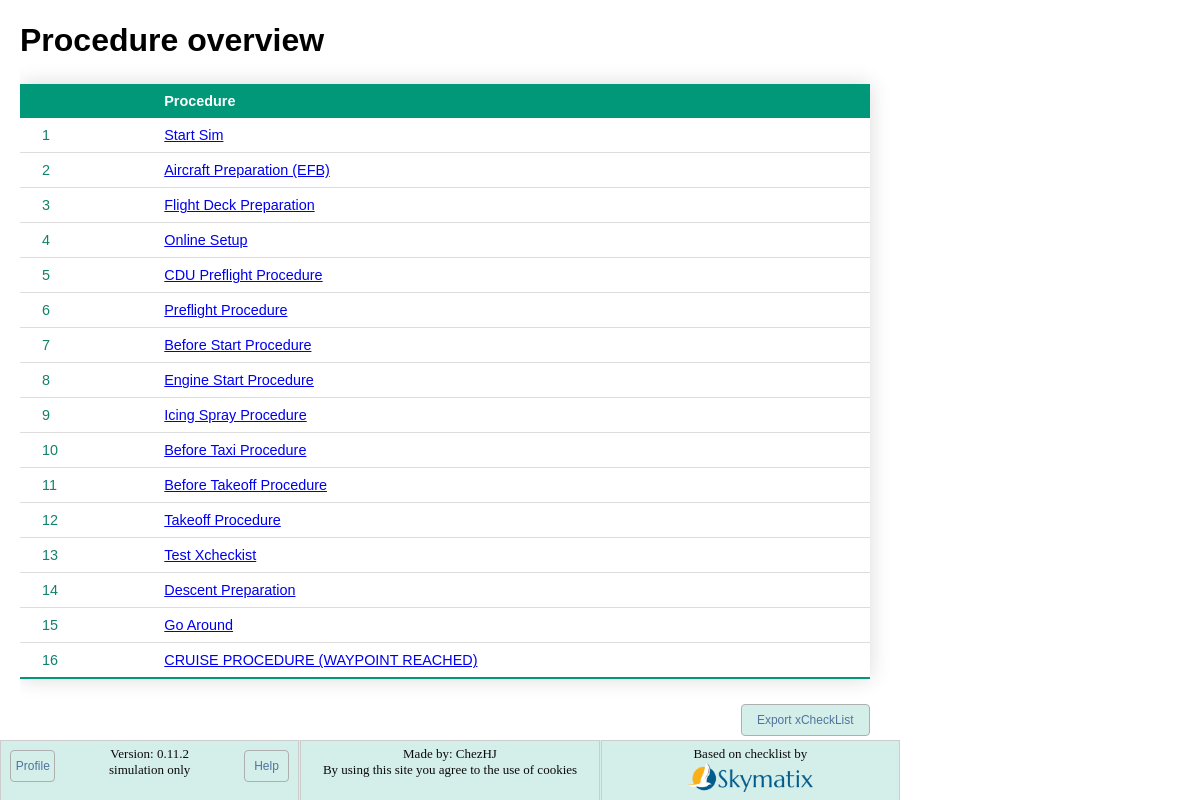
Page /procedures/ on the earlier database version.
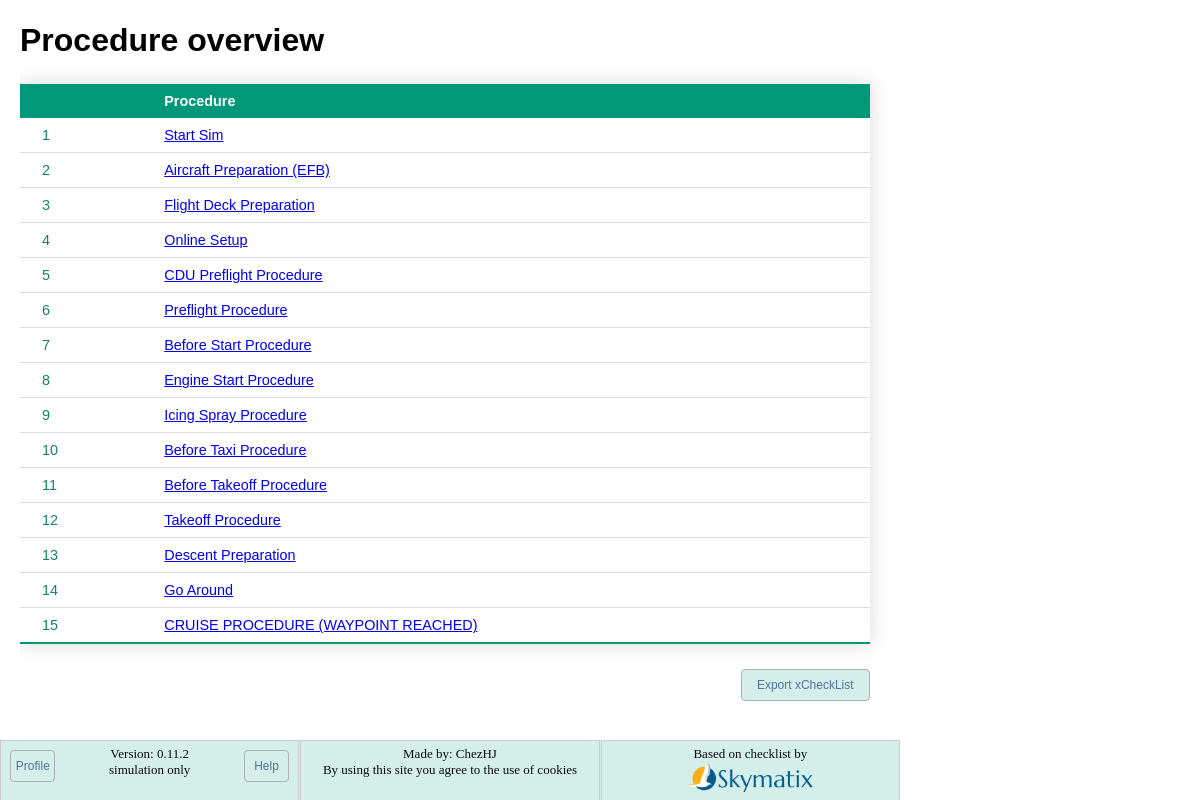
Same page on the later database version.
### checklist/models.py (models this page shows, shortened)
class Procedure(models.Model):
    title = models.CharField(max_length=40)
    step = models.PositiveIntegerField()
    slug = models.SlugField(unique=True)
    show_expression = models.TextField(blank=True)
    auto_continue = models.BooleanField(default=False)
    def get_absolute_url(self):
        return reverse("checklist:detail", kwargs={"slug": self.slug})

### checklist/views.py (the view)
# urls.py: path("procedures/", views.IndexView.as_view(), name="index"),
class IndexView(generic.ListView):
    template_name = "checklist/index.html"
    context_object_name = "procedure_list"
    def get_queryset(self):
        return Procedure.objects.order_by("step")

### checklist/templatetags/environment_tags.py (called while the page is built)
@register.filter
def setting(key):
    return getattr(conf_settings, key, None)

### checklist/templates/checklist/index.html (shortened to what this page needs)
{% extends "checklist/base.html" %}
{% block content %}
    <h1 class="styled-text">Procedure overview</h1>
    {% if procedure_list %}
        <div class="table-div">
            <table id="Table1" class="styled-table">
                <thead>
                    <tr>
                        <th>&nbsp;</th>
                        <th>Procedure</th>
                    </tr>
                </thead>
                <tbody>
                    {% for proc in procedure_list %}
                        <tr>
                            <td>{{ forloop.counter }}</td>
                            <td>
                                <a href="{{ proc.get_absolute_url }} ">{{ proc.title }}</a>
                            </td>
                        </tr>
                    {% endfor %}
                </tbody>
            </table>
            <div class="btn-bar">
                <a class="btn btn-right" href=" {% url 'checklist:export' %} ">Export xCheckList</a>
            </div>
        </div>
    {% else %}
        <p>No items are available.</p>
    {% endif %}
{% endblock content %}

Differences in the rows shown:
removed Procedure: title "Test Xcheckist"
